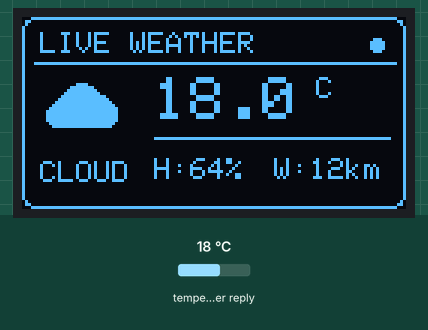
Simulated run of this sketch. Board: ESP32. On the bench: 128×64 one-colour display. Inputs (shaded band) come from the test bench; at power-on: temperature in the weather reply 18 °C. WiFi joins after 1.5 s; servers stay silent unless stated; web services answer with replies made up by the test bench; what the sketch prints to the serial monitor is not drawn.

Above: at 1.9 s.

The sketch:

weather.ino
```cpp
//Libraries
#include <WiFi.h>
#include <HTTPClient.h>
#include <WiFiClientSecure.h>
#include <ArduinoJson.h>
#include <Adafruit_GFX.h>
#include <Adafruit_SSD1306.h>
// Pins
#define SCREEN_WIDTH 128
#define SCREEN_HEIGHT 64
#define OLED_MOSI  27
#define OLED_CLK   14
#define OLED_DC    25
#define OLED_CS    26
#define OLED_RESET 33
Adafruit_SSD1306 display(SCREEN_WIDTH, SCREEN_HEIGHT, OLED_MOSI, OLED_CLK, OLED_DC, OLED_RESET, OLED_CS);
// ------------------------------------------User Config -----------------------------------------------------------------------------------------
// Wifi
const char* ssid     = "Wifi name";
const char* password = "Wifi password";
// Coordinates
const float LATITUDE  = 12.34;
const float LONGITUDE = 12.34;
//------------------------------------------End of config -----------------------------------------------------------------------------------------
unsigned long lastUpdate = 0;
// Update per 10 mins
const unsigned long UPDATE_INTERVAL = 600000;

// 24x24 Pixel Art Icons for each weather
// Sunny
const unsigned char PROGMEM icon_sun[] = {
  0x00, 0x00, 0x00, 0x00, 0x30, 0x00, 0x00, 0x30, 0x00, 0x30, 0x30, 0x30,
  0x30, 0x30, 0x30, 0x0c, 0x00, 0xc0, 0x0c, 0x00, 0xc0, 0x00, 0xfc, 0x00,
  0x00, 0xfc, 0x00, 0x03, 0x03, 0x00, 0x03, 0x03, 0x00, 0xf3, 0x03, 0x3c,
  0xf3, 0x03, 0x3c, 0x03, 0x03, 0x00, 0x03, 0x03, 0x00, 0x00, 0xfc, 0x00,
  0x00, 0xfc, 0x00, 0x0c, 0x00, 0xc0, 0x0c, 0x00, 0xc0, 0x30, 0x30, 0x30,
  0x30, 0x30, 0x30, 0x00, 0x30, 0x00, 0x00, 0x30, 0x00, 0x00, 0x00, 0x00
};
// Partly Cloudy
const unsigned char PROGMEM icon_partly_cloudy[] = {
  0x00, 0x30, 0x00, 0x00, 0x30, 0x00, 0x30, 0x30, 0x00, 0x30, 0x30, 0x00,
  0x0c, 0x00, 0x00, 0x0c, 0x00, 0x00, 0x00, 0xfc, 0x00, 0x00, 0xfc, 0x00,
  0x03, 0x03, 0xc0, 0xf3, 0x03, 0xc0, 0xf3, 0x0c, 0x3c, 0x03, 0x0c, 0x3c,
  0x00, 0xf0, 0x07, 0x00, 0xf0, 0x07, 0x03, 0x00, 0x03, 0x03, 0x00, 0x03,
  0x0c, 0x00, 0x03, 0x0c, 0x00, 0x03, 0x30, 0x00, 0x03, 0x30, 0x00, 0x03,
  0x30, 0x00, 0x03, 0x30, 0x00, 0x03, 0x0f, 0xff, 0xfc, 0x0f, 0xff, 0xfc
};
// Cloudy
const unsigned char PROGMEM icon_cloud[] = {
  0x00, 0x00, 0x00, 0x00, 0x00, 0x00, 0x00, 0x3c, 0x00, 0x00, 0xff, 0x00,
  0x01, 0xff, 0x80, 0x03, 0xff, 0xc0, 0x07, 0xff, 0xf0, 0x0f, 0xff, 0xf8,
  0x1f, 0xff, 0xfc, 0x3f, 0xff, 0xfe, 0x7f, 0xff, 0xff, 0xff, 0xff, 0xff,
  0xff, 0xff, 0xff, 0xff, 0xff, 0xff, 0xff, 0xff, 0xff, 0x7f, 0xff, 0xfe,
  0x3f, 0xff, 0xfc, 0x00, 0x00, 0x00, 0x00, 0x00, 0x00, 0x00, 0x00, 0x00,
  0x00, 0x00, 0x00, 0x00, 0x00, 0x00, 0x00, 0x00, 0x00, 0x00, 0x00, 0x00
};
// Rain
const unsigned char PROGMEM icon_rain[] = {
  0x00, 0x3c, 0x00, 0x00, 0xff, 0x00, 0x01, 0xff, 0x80, 0x03, 0xff, 0xc0,
  0x07, 0xff, 0xf0, 0x1f, 0xff, 0xfc, 0x7f, 0xff, 0xff, 0xff, 0xff, 0xff,
  0xff, 0xff, 0xff, 0x7f, 0xff, 0xfe, 0x00, 0x00, 0x00, 0x08, 0x42, 0x10,
  0x10, 0x84, 0x20, 0x21, 0x08, 0x40, 0x02, 0x10, 0x80, 0x00, 0x00, 0x00,
  0x08, 0x42, 0x10, 0x10, 0x84, 0x20, 0x21, 0x08, 0x40, 0x02, 0x10, 0x80,
  0x00, 0x00, 0x00, 0x00, 0x00, 0x00, 0x00, 0x00, 0x00, 0x00, 0x00, 0x00
};

void showStatus(const char* title, const char* subtitle) {
  display.clearDisplay();
  display.drawRoundRect(0, 0, 128, 64, 4, SSD1306_WHITE);
  display.drawLine(4, 15, 124, 15, SSD1306_WHITE);

  display.setTextSize(1);
  display.setTextColor(SSD1306_WHITE);
  display.setCursor(6, 5);
  display.print("LIVE WEATHER");

  display.setCursor(12, 26);
  display.println(title);

  display.setCursor(12, 42);
  display.println(subtitle);

  display.display();
}

void renderDashboard(float temp, int humidity, float wind, int code) {
  display.clearDisplay();

  // Header
  display.drawRoundRect(0, 0, 128, 64, 4, SSD1306_WHITE);
  display.drawLine(4, 15, 124, 15, SSD1306_WHITE);

  display.setTextSize(1);
  display.setTextColor(SSD1306_WHITE);
  display.setCursor(6, 5);
  display.print("LIVE WEATHER");
  display.fillCircle(118, 9, 2, SSD1306_WHITE);

  // Start with Clear
  const unsigned char* selectedIcon = icon_sun;
  const char* conditionLabel = "CLEAR";
  // Clear condition
  if (code == 0) {
    selectedIcon = icon_sun;
    conditionLabel = "CLEAR";
  }
  // Partly cloudy
  else if (code == 1 || code == 2) {
    selectedIcon = icon_partly_cloudy;
    conditionLabel = "P.CLD";
  }
  // Cloudy
  else if (code == 3 || code == 45 || code == 48) {
    selectedIcon = icon_cloud;
    conditionLabel = "CLOUD";
  }
  // Rain
  else if ((code >= 51 && code <= 67) || (code >= 80 && code <= 99)) {
    selectedIcon = icon_rain;
    conditionLabel = "RAIN";
  }

  // Draw conditions
  display.drawBitmap(8, 20, selectedIcon, 24, 24, SSD1306_WHITE);
  display.setTextSize(1);
  display.setCursor(6, 48);
  display.print(conditionLabel);
  // Temperatures
  display.setTextSize(2);
  display.setCursor(44, 20);
  display.printf("%.1f", temp);
  display.setTextSize(1);
  display.print(" C");
  // Humidity and wind
  display.drawLine(44, 40, 122, 40, SSD1306_WHITE);
  display.setCursor(44, 47);
  display.printf("H:%d%%", humidity);
  display.setCursor(84, 47);
  display.printf("W:%.0fkm", wind);
  display.display();
}

void fetchLiveWeather() {
  if (WiFi.status() != WL_CONNECTED) {
    showStatus("WiFi Dropped", "Reconnecting...");
    return;
  }
 String endpoint = "https://api.open-meteo.com/v1/forecast?latitude=" + String(LATITUDE, 4) + "&longitude=" + String(LONGITUDE, 4) + "&current=temperature_2m,relative_humidity_2m,weather_code,wind_speed_10m";
  WiFiClientSecure client;
  client.setInsecure();

  HTTPClient https;
  if (https.begin(client, endpoint)) {
    int httpCode = https.GET();

    if (httpCode == HTTP_CODE_OK) {
      String payload = https.getString();

      JsonDocument doc;
      DeserializationError error = deserializeJson(doc, payload);

      if (!error) {
        float temp   = doc["current"]["temperature_2m"];
        int humidity = doc["current"]["relative_humidity_2m"];
        float wind   = doc["current"]["wind_speed_10m"];
        int code     = doc["current"]["weather_code"];

        renderDashboard(temp, humidity, wind, code);
      } else {
        showStatus("JSON Error", "Failed to parse");
      }
    } else {
      String errStr = "Code: " + String(httpCode);
      showStatus("HTTP Error", errStr.c_str());
    }
    https.end();
  } else {
    showStatus("HTTPS Error", "Unable to reach API");
  }
}

void setup() {
  Serial.begin(115200);

  if (!display.begin(SSD1306_SWITCHCAPVCC)) {
    Serial.println(F("SSD1306 allocation failed"));
    for (;;);
  }

  showStatus("Connecting WiFi", ssid);

  WiFi.begin(ssid, password);
  int retryCount = 0;
  while (WiFi.status() != WL_CONNECTED && retryCount < 40) {
    delay(500);
    Serial.print(".");
    retryCount++;
  }

  if (WiFi.status() == WL_CONNECTED) {
    Serial.println("\nWiFi Connected! IP: " + WiFi.localIP().toString());
    showStatus("Fetching Live", "Weather Data...");
    fetchLiveWeather();
    lastUpdate = millis();
  } else {
    showStatus("WiFi Timeout", "Check Credentials");
  }
}

void loop() {
  // Wifi reconnection
  if (WiFi.status() != WL_CONNECTED) {
    WiFi.disconnect();
    WiFi.reconnect();
    delay(5000);
    return;
  }

  // Wifi update
  if (millis() - lastUpdate >= UPDATE_INTERVAL) {
    lastUpdate = millis();
    fetchLiveWeather();
  }
}
```
